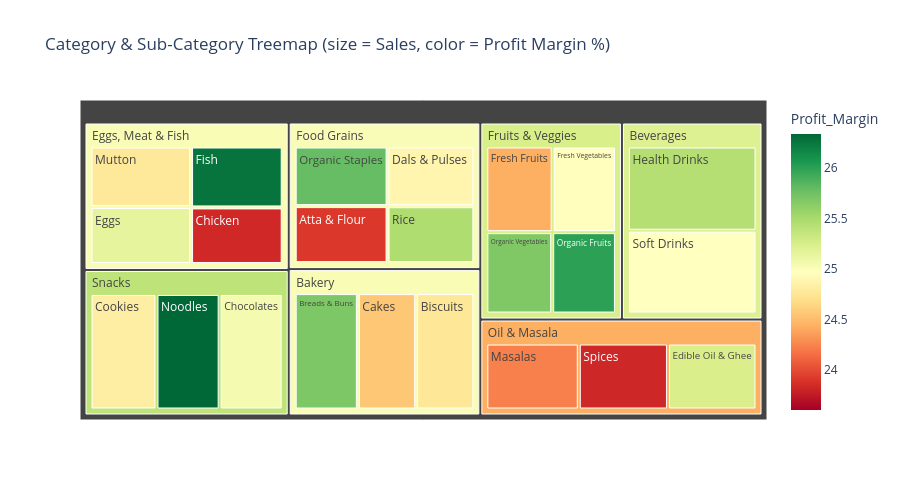

Here is the notebook cell this chart was saved with:
### Code cell
sub_cat = df.groupby(['Category', 'Sub Category']).agg(
    Sales=('Sales', 'sum'),
    Profit=('Profit', 'sum')
).reset_index()
sub_cat['Profit_Margin'] = (sub_cat['Profit'] / sub_cat['Sales'] * 100).round(2)

fig = px.treemap(sub_cat, path=['Category', 'Sub Category'], values='Sales',
                 color='Profit_Margin', color_continuous_scale='RdYlGn',
                 color_continuous_midpoint=sub_cat['Profit_Margin'].median(),
                 title='Category & Sub-Category Treemap (size = Sales, color = Profit Margin %)')
fig.update_layout(template=TEMPLATE, height=500)
fig.show()

### Figure 1 — Plotly figure (JSON) as saved in the notebook; plotly's stock layout.template omitted (floating-point values rounded to 4 significant figures)
{"data": [{"branchvalues": "total", "customdata": [[24.76], [25.69], [24.56], [25.44], [24.97], [23.83], [25.15], [26.27], [24.77], [23.91], [24.88], [25.79], [25.47], [24.43], [24.96], [26.0], [25.68], [25.24], [24.23], [23.82], [25.05], [24.82], [26.34], [25.02], [25.21], [25.02], [25.01], [25.25], [24.43], [25.4]], "domain": {"x": [0, 1], "y": [0, 1]}, "hovertemplate": "labels=%{label}<br>Sales=%{value}<br>parent=%{parent}<br>id=%{id}<br>Profit_Margin=%{color}<extra></extra>", "ids": ["Bakery/Biscuits", "Bakery/Breads & Buns", "Bakery/Cakes", "Beverages/Health Drinks", "Beverages/Soft Drinks", "Eggs, Meat & Fish/Chicken", "Eggs, Meat & Fish/Eggs", "Eggs, Meat & Fish/Fish", "Eggs, Meat & Fish/Mutton", "Food Grains/Atta & Flour", "Food Grains/Dals & Pulses", "Food Grains/Organic Staples", "Food Grains/Rice", "Fruits & Veggies/Fresh Fruits", "Fruits & Veggies/Fresh Vegetables", "Fruits & Veggies/Organic Fruits", "Fruits & Veggies/Organic Vegetables", "Oil & Masala/Edible Oil & Ghee", "Oil & Masala/Masalas", "Oil & Masala/Spices", "Snacks/Chocolates", "Snacks/Cookies", "Snacks/Noodles", "Bakery", "Beverages", "Eggs, Meat & Fish", "Food Grains", "Fruits & Veggies", "Oil & Masala", "Snacks"], "labels": ["Biscuits", "Breads & Buns", "Cakes", "Health Drinks", "Soft Drinks", "Chicken", "Eggs", "Fish", "Mutton", "Atta & Flour", "Dals & Pulses", "Organic Staples", "Rice", "Fresh Fruits", "Fresh Vegetables", "Organic Fruits", "Organic Vegetables", "Edible Oil & Ghee", "Masalas", "Spices", "Chocolates", "Cookies", "Noodles", "Bakery", "Beverages", "Eggs, Meat & Fish", "Food Grains", "Fruits & Veggies", "Oil & Masala", "Snacks"], "marker": {"coloraxis": "coloraxis", "colors": [24.76, 25.69, 24.56, 25.44, 24.97, 23.83, 25.15, 26.27, 24.77, 23.91, 24.88, 25.79, 25.47, 24.43, 24.96, 26.0, 25.68, 25.24, 24.23, 23.82, 25.05, 24.82, 26.34, 25.02, 25.21, 25.02, 25.01, 25.25, 24.43, 25.4]}, "name": "", "parents": ["Bakery", "Bakery", "Bakery", "Beverages", "Beverages", "Eggs, Meat & Fish", "Eggs, Meat & Fish", "Eggs, Meat & Fish", "Eggs, Meat & Fish", "Food Grains", "Food Grains", "Food Grains", "Food Grains", "Fruits & Veggies", "Fruits & Veggies", "Fruits & Veggies", "Fruits & Veggies", "Oil & Masala", "Oil & Masala", "Oil & Masala", "Snacks", "Snacks", "Snacks", "", "", "", "", "", "", ""], "type": "treemap", "values": [684100.0, 742600.0, 685600.0, 1051000.0, 1034000.0, 520500.0, 575200.0, 560500.0, 611200.0, 534600.0, 523400.0, 558900.0, 498300.0, 551200.0, 525800.0, 503400.0, 520300.0, 668100.0, 697500.0, 672900.0, 733900.0, 768200.0, 735400.0, 2112000.0, 2085000.0, 2267000.0, 2115000.0, 2101000.0, 2038000.0, 2238000.0]}], "layout": {"coloraxis": {"cmid": 24.97, "colorbar": {"title": {"text": "Profit_Margin"}}, "colorscale": [[0, "rgb(165,0,38)"], [0.1, "rgb(215,48,39)"], [0.2, "rgb(244,109,67)"], [0.3, "rgb(253,174,97)"], [0.4, "rgb(254,224,139)"], [0.5, "rgb(255,255,191)"], [0.6, "rgb(217,239,139)"], [0.7, "rgb(166,217,106)"], [0.8, "rgb(102,189,99)"], [0.9, "rgb(26,152,80)"], [1, "rgb(0,104,55)"]]}, "height": 500, "legend": {"tracegroupgap": 0}, "title": {"text": "Category & Sub-Category Treemap (size = Sales, color = Profit Margin %)"}}}
